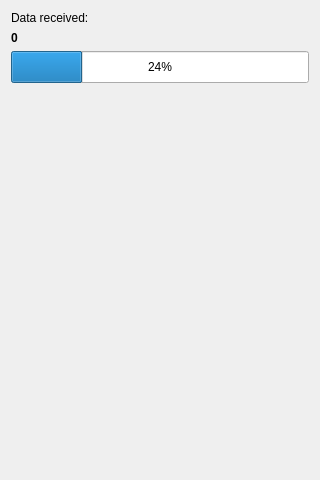
<?xml version="1.0" encoding="UTF-8"?>
<ui version="4.0">
 <class>MainWindow</class>
 <widget class="QMainWindow" name="MainWindow">
  <property name="geometry">
   <rect>
    <x>0</x>
    <y>0</y>
    <width>320</width>
    <height>480</height>
   </rect>
  </property>
  <property name="windowTitle">
   <string>MainWindow</string>
  </property>
  <widget class="QWidget" name="centralWidget">
   <layout class="QGridLayout" name="gridLayout">
    <item row="1" column="0">
     <widget class="QLabel" name="datavalue">
      <property name="font">
       <font>
        <weight>75</weight>
        <bold>true</bold>
       </font>
      </property>
      <property name="text">
       <string>0</string>
      </property>
     </widget>
    </item>
    <item row="2" column="0">
     <widget class="QProgressBar" name="progressBar">
      <property name="minimumSize">
       <size>
        <width>0</width>
        <height>32</height>
       </size>
      </property>
      <property name="value">
       <number>24</number>
      </property>
     </widget>
    </item>
    <item row="3" column="0">
     <spacer name="verticalSpacer">
      <property name="orientation">
       <enum>Qt::Vertical</enum>
      </property>
      <property name="sizeHint" stdset="0">
       <size>
        <width>20</width>
        <height>40</height>
       </size>
      </property>
     </spacer>
    </item>
    <item row="0" column="0">
     <widget class="QLabel" name="label">
      <property name="text">
       <string>Data received:</string>
      </property>
     </widget>
    </item>
   </layout>
  </widget>
 </widget>
 <layoutdefault spacing="6" margin="11"/>
 <resources/>
 <connections/>
</ui>
